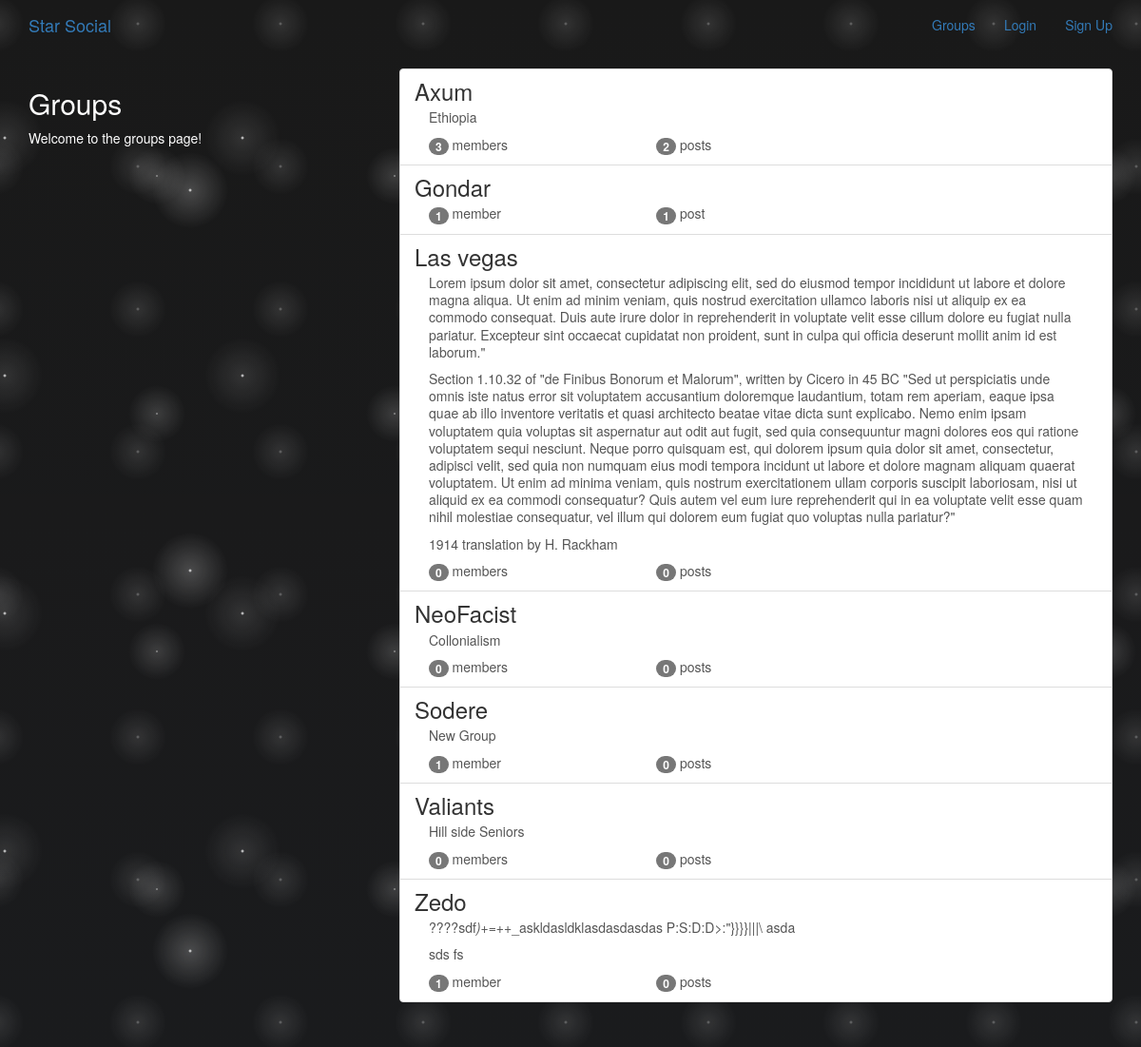
The app's page /groups/ with its own data.
### groups/models.py (models this page shows, shortened)
class Group(models.Model):
    name=models.CharField(max_length=255,unique=True)
    slug =models.SlugField(allow_unicode=True,unique=True)
    description = models.TextField(blank=True,default='')
    description_html= models.TextField(editable=False,default='',blank=True)
    members = models.ManyToManyField(User,through='GroupMember')
    class Meta:
        ordering = ['name']

### groups/views.py (the view)
class ListGroups(generic.ListView):
    model = Group

### groups/templates/groups/group_list.html (shortened to what this page needs)
{% extends 'groups/group_base.html' %}
{% block pregroup %}
    <div class="col-md-4">
        <div class="content">
                <h2>Groups</h2>
                <p>Welcome to the groups page!</p>
        </div>
    </div>
{% endblock pregroup %}
{% block group_content %}
    <div class="col-md-8">
        <div class="list-group">
           {% for group in object_list  %}
                <a class="list-group-item" href="{% url 'groups:single' slug=group.slug %}">
                    <h3 class='title list-group-item-heading'>{{group.name}}</h3>
                    <div class='list-group-item-text container-fluid'>
                        {{group.description_html|safe}}
                        <div class="row">
                            <div class="col-md-4">
                                <span class="badge">{{group.members.count}}</span>
                                member{{group.members.count|pluralize }}
                            </div>
                            <div class="col-md-4">
                                <span class="badge">{{group.posts.count}}</span>
                                    post{{group.posts.count|pluralize}}
                            </div>
                        </div>
                    </div>
                </a>
           {% endfor %}
        </div>
    </div>
{% endblock group_content %}

### groups/templates/groups/group_base.html (shortened to what this page needs)
{% extends 'base.html' %}
{% block content %}
    <div class="row">
        {% block pregroup %}{% endblock pregroup %}
        {% block group_content %}{% endblock group_content %}
    </div>
{% endblock content %}

### templates/base.html (shortened to what this page needs)
<!DOCTYPE html>
{% load static %}
{% load bootstrap3 %}
<html>
    <head>
        <link rel="stylesheet" href="{% static 'css/master.css' %}">
        <link rel="stylesheet" href="https://cdn.jsdelivr.net/npm/bootstrap@3.4.1/dist/css/bootstrap.min.css">
    </head>
    <body>
        <article id="city">
        <section class="sky">
        <nav class="navbar mynav" role='navigation' id='navbar'>
            <div class="container">
                <a class="navbar-brand mynav" href="{% url 'home' %}">Star Social</a>
                <ul class='nav navbar-nav navbar-right'>
                    {% if user.is_authenticated %}
                        <li><a href="{% url 'posts:create' %}">Post</a></li>
                        <li><a href="{% url 'groups:all' %}">Groups</a></li>
                        <li><a href="{% url 'groups:create' %}">Create Group</a></li>
                        <li><a href="{% url 'posts:for_user' username=user.username %}">Welcome: {{user.username}}</a></li>
                        <li><a href="{% url 'accounts:logout' %}">Log Out</a></li>
                        {% else %}
                        <li><a href="{% url 'groups:all' %}">Groups</a></li>
                        <li><a href="{% url 'accounts:login' %}">Login</a></li>
                        <li><a href="{% url 'accounts:signup' %}">Sign Up</a></li>
                    {% endif %}
                </ul>
            </div>
        </nav>
        <div class="container mycontent">
            {% block content %}
              {% endblock content %}
        </div>
        </section>
       </article>
    </body>
</html>

### static/css/master.css (style rules this page uses)
body { background: #222; padding: 0px; margin: 0px; overflow:scroll; height: 100%; width: 100%; color: floralwhite; }
#city { background: linear-gradient(rgba(0, 0, 0, .9), rgba(0, 32, 90, .8)); position: absolute; top: 0; left: 0; width: 100%; height: 300%; overflow: hidden; }
.sky { overflow:hidden; width: 100%; height: 100%; position: absolute; top: 0; left: 0; background-image: radial-gradient(white, rgba(255, 255, 255, .2) 2px, transparent 40px), radial-gradient(white, rgba(255, 255, 255, .15) 1px, transparent 30px), radial-gradient(white, rgba(255, 255, 255, .1) 2px, transparent 40px), radial-gradient(rgba(255, 255, 255, .4), rgba(255, 255, 255, .1) 2px, transparent 30px); background-size: 400px 400px, 250px 250px, 250px 250px, 150px 150px; background-position: 0 0, 40px 60px, 130px 270px, 70px 100px; animation: slide 3s linear infinite; }
.mycontent { color: white; overflow:visible; }

### records on screen
Group: name "Axum", description_html "Ethiopia", members.count "3", posts.count "2"
Group: name "Gondar", members.count "1", posts.count "1"
Group: name "Las vegas", description_html "Lorem ipsum dolor sit amet, consectetur adipiscing elit, sed do eiusmod tempor incididunt ut labore et dolore magna aliqua. Ut enim ad minim veniam, quis nostrud exercitation ullamco laboris nisi ut aliquip ex ea commodo consequat. Duis aute irure dolor in reprehenderit in voluptate velit esse cillum dolore eu fugiat nulla pariatur. Excepteur sint occaecat cupidatat non proident, sunt in culpa qui officia deserunt mollit anim id est laborum.\" Section 1.10.32 of \"de Finibus Bonorum et Malorum\", written by Cicero in 45 BC \"Sed ut perspiciatis unde omnis iste natus error sit voluptatem accusantium doloremque laudantium, totam rem aperiam, eaque ipsa quae ab illo inventore veritatis et quasi…", members.count "0", posts.count "0"
Group: name "NeoFacist", description_html "Collonialism", members.count "0", posts.count "0"
Group: name "Sodere", description_html "New Group", members.count "1", posts.count "0"
Group: name "Valiants", description_html "Hill side Seniors", members.count "0", posts.count "0"
Group: name "Zedo", description_html "????sdf ) +=++_askldasldklasdasdasdas P:S:D:D>:\"}}}}|||\\ asda sds fs", members.count "1", posts.count "0"
